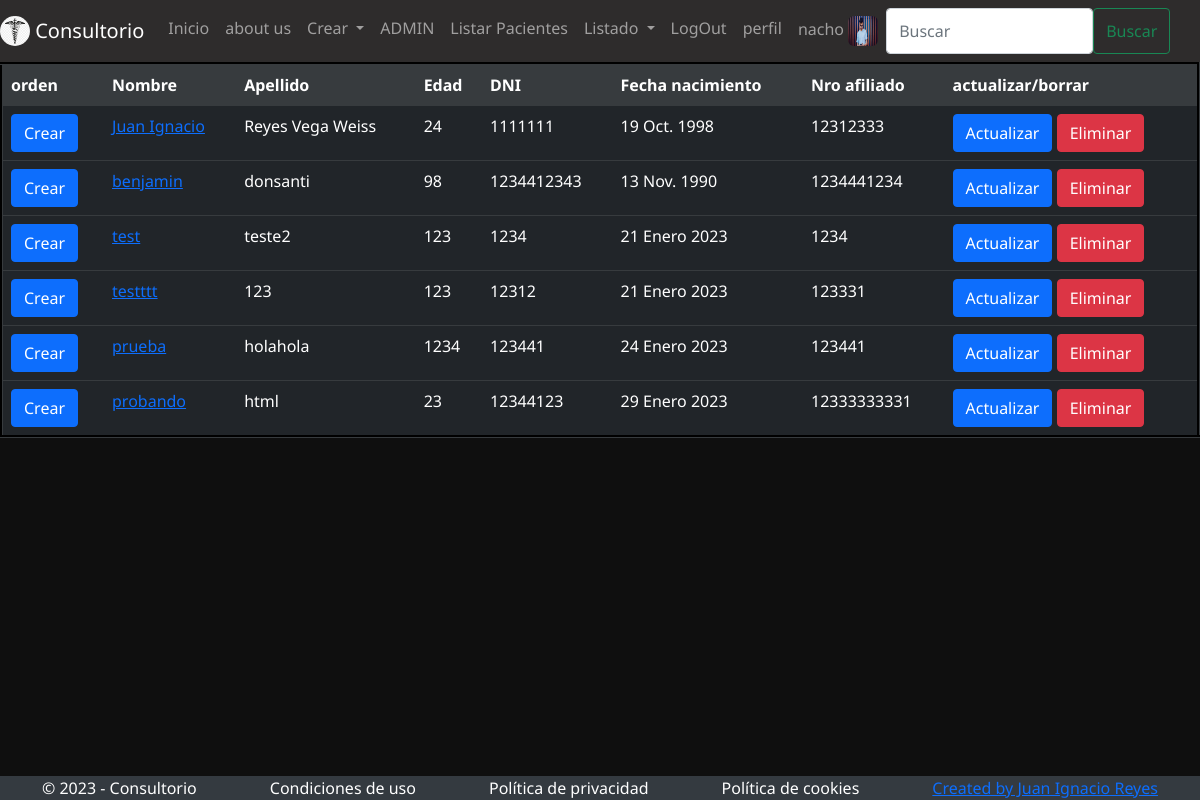
/list-patients/ (signed in), run on the app's committed database.
### users/models.py (models this page shows, shortened)
class UserProfile(models.Model):
    user = models.OneToOneField(User, on_delete=models.CASCADE, related_name = "profile")
    age = models.IntegerField(null = True, blank=True)
    dni = models.IntegerField(null = True, blank=True)
    birth_date = models.DateField(null = True, blank=True)
    affiliate_code = models.IntegerField(null = True, blank=True)
    phone = models.CharField(null = True, blank=True, max_length=100)
    profile_img = models.ImageField(upload_to="profile_images", null = True, blank=True)
    class Meta:
        verbose_name = 'Perfil'
        verbose_name_plural = 'Perfiles'

### Consultorio/models.py (models this page shows, shortened)
class Patient(models.Model):
    name = models.CharField(max_length=50, blank=False)
    surname = models.CharField(max_length=50, blank=False)
    age = models.IntegerField(blank=False)
    dni = models.IntegerField(blank=False)
    birth_date = models.DateField(blank=False)
    affiliate_code = models.IntegerField(blank=False)
    user = models.OneToOneField(User, null=True, on_delete=models.CASCADE,blank=True)
    class Meta:
        verbose_name = 'Paciente'
        verbose_name_plural = 'Pacientes'

### Consultorio/views.py (the view)
# urls.py: path("list-patients/", patient_list, name="patient-list"),
@login_required
def patient_list(request):
    if "search" in request.GET:
        search = request.GET["search"]
        list_patient = Patient.objects.filter(name__icontains = search)
    else:
        list_patient = Patient.objects.all()
    context = {
        "patients" : list_patient,
    }
    return render(request, "patients/list_patients.html", context=context)

### Templates/patients/list_patients.html (shortened to what this page needs)
{% extends 'base.html' %}
{% block navbar %}
<form class="form-inline my-2 my-lg-0 d-flex" action="/list-patients/" method="GET">
    <input class="form-control mr-sm-2" type="search" placeholder="Buscar" aria-label="Search" name="search">
    <button class="btn btn-outline-success my-2 my-sm-0" type="submit">Buscar</button>
</form>
{% endblock %}
{% block content %}
<table class="table table-dark table-hover" cellspacing="5" cellpadding="5" border="3">
<tr class="table-active">
    {% if request.user.is_superuser %}
    <td><strong>orden</strong></td>
    {% endif %}
    <td><strong>Nombre</strong></td>
    <td><strong>Apellido</strong></td>
    <td><strong>Edad</strong></td>
    <td><strong>DNI</strong></td>
    <td><strong>Fecha nacimiento</strong></td>
    <td><strong>Nro afiliado</strong></td>
    {% if request.user.is_superuser %}
    <td><strong>actualizar/borrar</strong></td>
    {% endif %}
</tr>
{% for patient in patients %}
<tr>
    {% if request.user.is_superuser %}
    <td><a href="{% url 'order-create' patient.id %}" class="btn btn-primary">Crear</a></td>
    <td><a href="{% url 'patient-profile' patient.id %}">{{patient.name}}</a></td>
    {% else %}
    <td>{{patient.name}}</td>
    {% endif %}
    <td>{{patient.surname}}</td>
    <td>{{patient.age}}</td>
    <td>{{patient.dni}}</td>
    <td>{{patient.birth_date}}</td>
    <td>{{patient.affiliate_code}}</td>
    {% if request.user.is_superuser %}
    <td>
        <a href="{% url 'patient-update' patient.id %}" class="btn btn-primary">Actualizar</a>
        <a href="{% url 'patient-delete' patient.id %}" class="btn btn-danger">Eliminar</a>
    </td>
    {% endif %}
</tr>
{% endfor %}
</table>
{% endblock %}

### Templates/Base.html (shortened to what this page needs)
<!DOCTYPE html>
<html lang="en">
{% load static %}
<head>
    <link href="https://cdn.jsdelivr.net/npm/bootstrap@5.0.2/dist/css/bootstrap.min.css" rel="stylesheet"
 />
    <link rel="stylesheet" href="https://cdn.jsdelivr.net/npm/bootstrap-icons@1.10.3/font/bootstrap-icons.css" />
    <link rel="stylesheet" href="{% static '/css/styleMain.css' %}">
</head>
{% block header %}
<header id="navbar">
    <nav id="navbar-items" class="navbar navbar-expand-lg navbar-dark">
        <a  class="navbar-brand" href="/">
            <img id="nav-logo" src="{% static '/img/web_logo.png' %}"
                width="30" height="30" class="d-inline-block align-top" alt="Logo Coder" />
            Consultorio
        </a>
        <div class="collapse navbar-collapse" id="navbarNavAltMarkup">
            <div class="navbar-nav text-center">
                <a class="nav-item nav-link" href="/">Inicio</a>
                <a class="nav-item nav-link" href="{% url 'about-us' %}">about us</a>
                {% if request.user.is_superuser %}
                <li class="nav-item dropdown">
                    <a class="nav-link dropdown-toggle" href="#" id="navbarDropdown" role="button"
                        data-toggle="dropdown" aria-haspopup="true" aria-expanded="false">
                        Crear
                    </a>
                </li>
                <a class="nav-item nav-link" href="/admin/">ADMIN</a>
                {% endif %}
                <a class="nav-item nav-link" href="{% url 'patient-list' %}">Listar Pacientes</a>
                <li class="nav-item dropdown">
                    <a class="nav-link dropdown-toggle" href="#" id="navbarDropdown" role="button"
                        data-toggle="dropdown" aria-haspopup="true" aria-expanded="false">
                        Listado
                    </a>
                </li>
                {% if request.user.is_authenticated %}
                <li class="nav-item">
                    <a class="nav-link" href="/logout/">LogOut</a>
                </li>
                <li class="nav-item">
                    <a class="nav-link" href="{% url 'user-profile' %}">perfil</a>
                </li>
                <li id="nav-profile" class="nav-item">
                    <a class="nav-link">
                        {{user.username}} {% if request.user.profile.profile_img.url != ""%}
                        <img id="navbar-profile-img" src="{{request.user.profile.profile_img.url}}"/>
                        {% else %}
                        <img id="navbar-profile-img" src="{% static '/img/default_profile_img.png' %}" >
                        {% endif %}
                    </a>
                </li>
                {% endif %} {% block navbar %}{% endblock %}
            </div>
        </div>
    </nav>
</header>
{% endblock header %}
<body class="body">
    {% block content %}
    {% endblock %}
    {% block footer %}
    <footer class="footer">
        <div id="footer-div" class="container">
            <span id="footer-text">© 2023 - Consultorio</span>
            <span id="footer-text">Condiciones de uso</span>
            <span id="footer-text">Política de privacidad</span>
            <span id="footer-text">Política de cookies</span>
            <span id="footer-text"><a href="https://www.linkedin.com/in/juan-ignacio-reyes-314549239/">Created by Juan Ignacio Reyes</a></span>
        </div>
    </footer>
    {% endblock %}
    <link rel="stylesheet"
        href="https://cdnjs.cloudflare.com/ajax/libs/bootstrap-datepicker/1.4.1/css/bootstrap-datepicker3.css" />
    <link rel="stylesheet" href="https://cdn.jsdelivr.net/npm/bootstrap-icons@1.10.3/font/bootstrap-icons.css">
</body>
</html>

### static/css/styleMain.css (style rules this page uses)
.body { font-family: 'Noto Sans', sans-serif; background-color: rgb(15 15 15); display: flex; flex-direction: column; min-height: 100vh; }
#navbar { color: white; background-color: rgb(46, 44, 44); position: sticky; top: 0; z-index: 1; }
#navbar-items { display: flex; max-height: 5rem; }
#navbar-profile-img { border-radius: 20%; width: 30px; height: 30px; }
#nav-logo { border-radius: 50%; }
.footer { position: sticky; bottom: 0; z-index: 1; background-color: #343a40; width: 100%; margin-top: auto; }
#footer-div { display: flex; justify-content: space-between; text-align: center; }
#footer-text { z-index: 2; color: white; }

### data on the page
Patient: name "Juan Ignacio", surname "Reyes Vega Weiss", age "24", dni "1111111", birth_date "19 Oct. 1998", affiliate_code "12312333"
Patient: name "benjamin", surname "donsanti", age "98", dni "1234412343", birth_date "13 Nov. 1990", affiliate_code "1234441234"
Patient: name "test", surname "teste2", age "123", dni "1234", birth_date "21 Enero 2023", affiliate_code "1234"
Patient: name "testttt", surname "123", age "123", dni "12312", birth_date "21 Enero 2023", affiliate_code "123331"
Patient: name "prueba", surname "holahola", age "1234", dni "123441", birth_date "24 Enero 2023", affiliate_code "123441"
Patient: name "probando", surname "html", age "23", dni "12344123", birth_date "29 Enero 2023", affiliate_code "12333333331"

### other printed values
{{ user.username }} "nacho"
